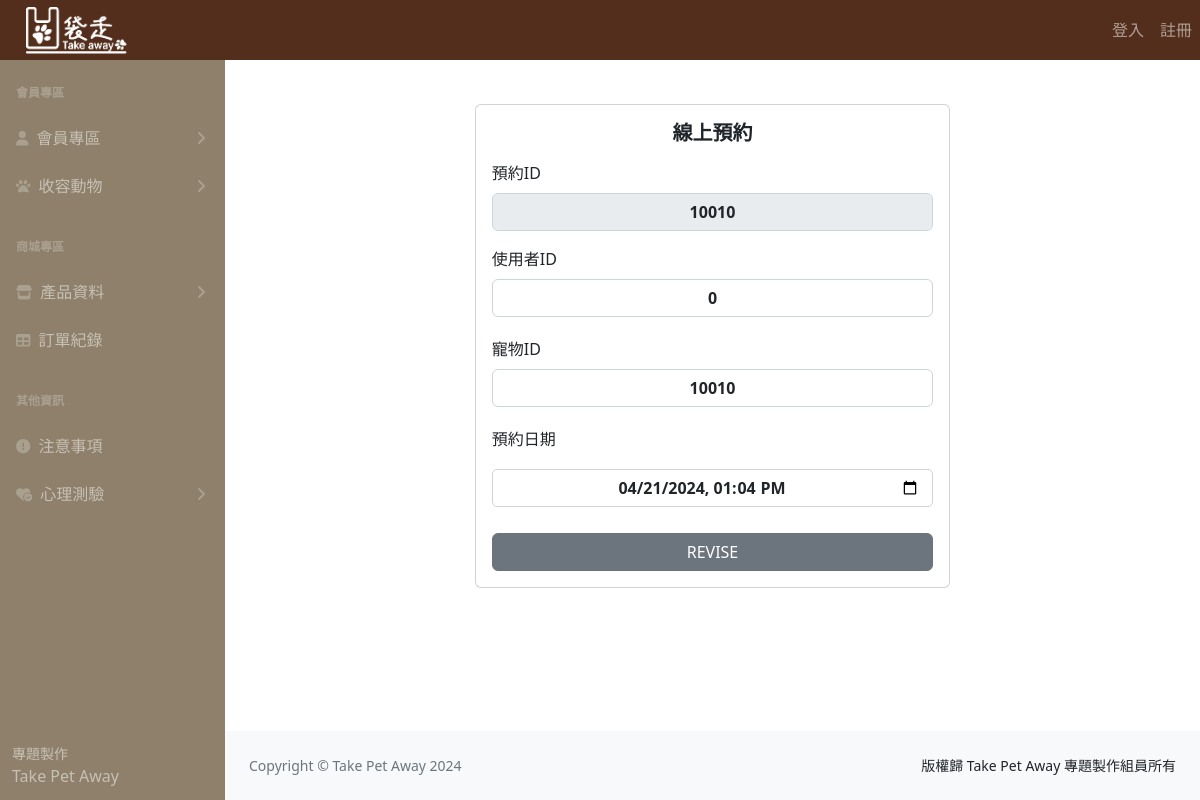
Before: /reserveEdit.php?sid=10010 with the older database file.
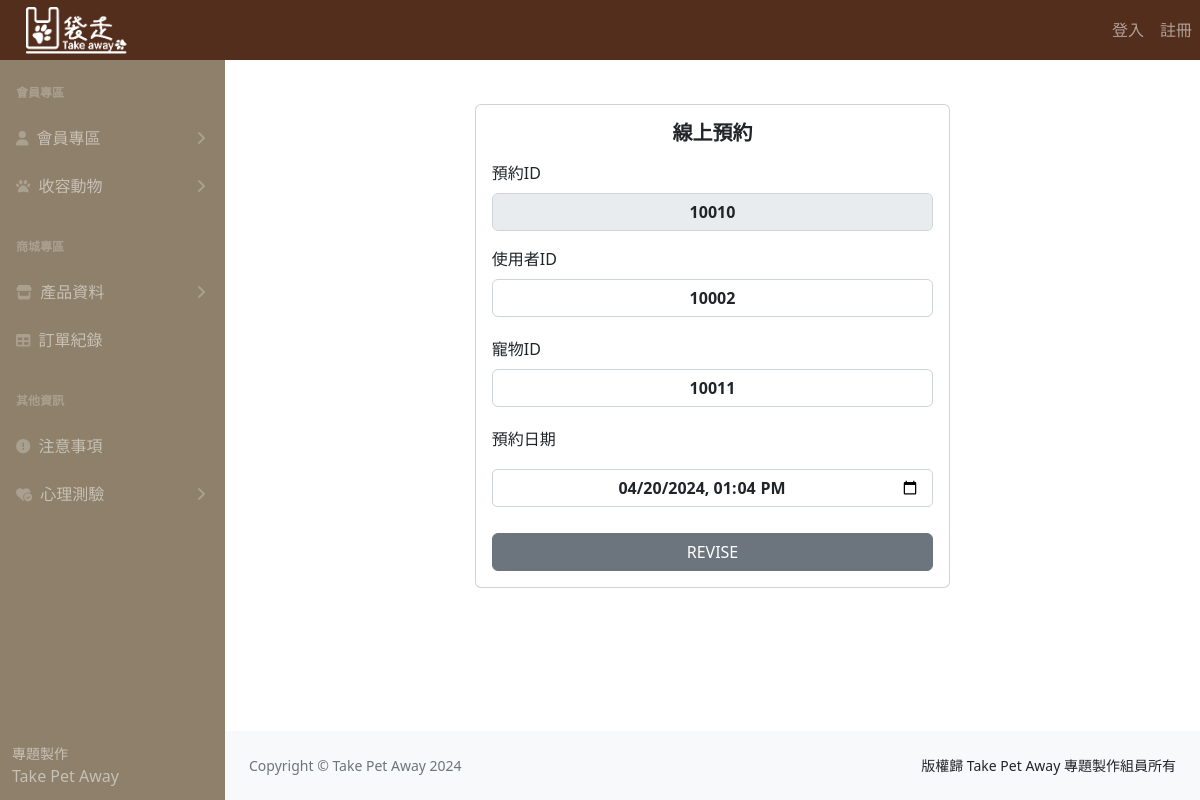
After: the same page with the newer database file.
### tables this page shows
CREATE TABLE `reserve_system` (
  `reservation_id` int(11) NOT NULL,
  `pet_id` int(11) NOT NULL,
  `user_id` int(11) NOT NULL,
  `time` datetime NOT NULL
);

### reserveEdit.php (the view, shortened to what this page needs)
<?php
require __DIR__ . '/parts/pdo-connect.php';
$sid= isset($_GET['sid']) ? intval($_GET['sid']) : 0;
$r = $pdo->query("SELECT * FROM reserve_system WHERE reservation_id= $sid")->fetch();
?>
<?php include __DIR__ . '/parts/1_head.php' ?>
<?php include __DIR__ . '/parts/2_nav.php' ?>
<?php include __DIR__ . '/parts/3_side_nav.php' ?>
<div class="container">
  <div class="row d-flex justify-content-center my-5 ">
    <div class="col-6 ">
      <div class="card">
        <div class="card-body">
          <h5 class="card-title text-center fw-bold mb-3">線上預約</h5>
          <form name="form1" onsubmit="sendData(event)" class="vstack">
            <div class="mb-3">
              <label for="name" class="form-label">預約ID</label>
              <input type="text" class="form-control text-center fw-bold" value="<?= $r['reservation_id'] ?>" disabled>
            </div>
            <div class="mb-3">
              <label for="user_id" class="form-label">使用者ID</label>
              <input type="text" class="form-control text-center fw-bold" id="user_id" name="user_id" value="<?= $r['user_id'] ?>">
            </div>
            <div class="mb-3">
              <label for="pet_id" class="form-label">寵物ID</label>
              <input type="text" class="form-control text-center fw-bold" id="pet_id" name="pet_id" value="<?= $r['pet_id'] ?>">
            </div>
            <div class="mb-3">
              <label for="birthday" class="form-label">預約日期</label>
              <input type="datetime-local" class="form-control text-center fw-bold" id="time" name="time" value="<?= $r['time'] ?>" style="border-radius: 5px; margin: 10px 0px ">
            </div>
            <button type="submit" class="btn btn-secondary">REVISE</button>
          </form>
        </div>
      </div>
    </div>
  </div>
</div>
<?php include __DIR__ . '/parts/4_footer.php' ?>
<?php include __DIR__ . '/parts/6_foot.php' ?>

Changed rows visible on the page:
changed reserve_system id 10010: user_id "0" → "10002"; pet_id "10010" → "10011"; time "04/21/2024 13:04" → "04/20/2024 13:04"
